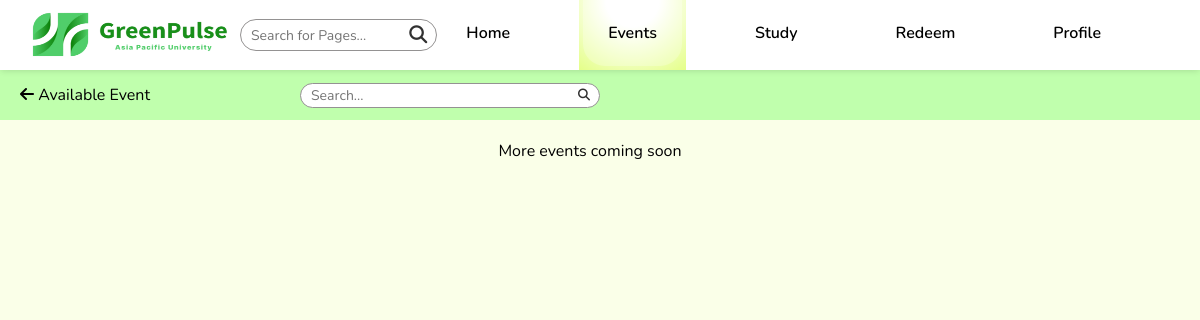
The page /pages/volunteer/availableEvent.php (signed in) on the database as committed earlier.
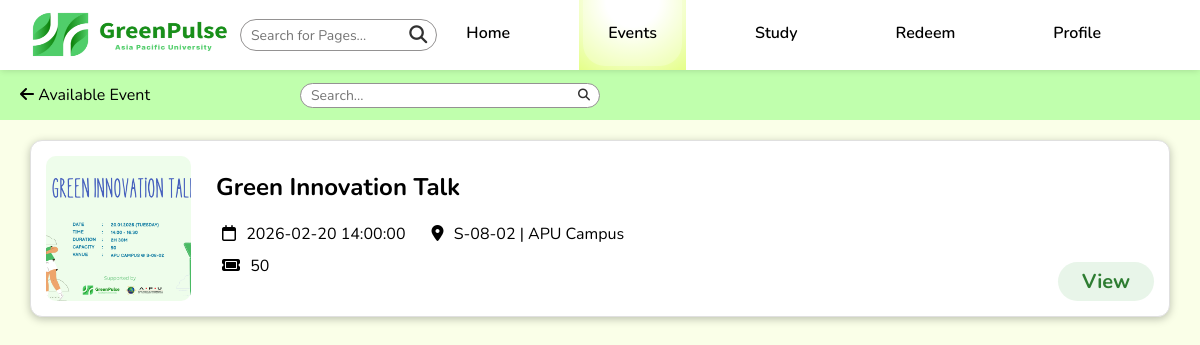
The same page on the database as committed later.
### tables this page shows
CREATE TABLE `events` (
  `event_id` varchar(8) NOT NULL,
  `user_id` varchar(8) NOT NULL,
  `event_title` varchar(100) NOT NULL,
  `event_poster` varchar(255) NOT NULL,
  `event_description` varchar(255) NOT NULL,
  `event_datetime` datetime NOT NULL,
  `duration` varchar(50) NOT NULL,
  `location` varchar(255) NOT NULL,
  `capacity` int(11) NOT NULL,
  `points_given` int(11) NOT NULL,
  `posted_date` date NOT NULL,
  `event_status` varchar(50) NOT NULL DEFAULT 'Active'
);

### pages/volunteer/eventBackend.php (the view, shortened to what this page needs)
<?php
    function addEventCard($events) {
        if(mysqli_num_rows($events) > 0){
            while($oneEvent = mysqli_fetch_assoc($events)){
                echo'     <div class="eventBox">
                        <div class="event-left">
                            <img src="../../'.$oneEvent["event_poster"].'" alt="Event Picture" class="eventPic">
                        </div>
                        <div class="eventDetail">
                            <h4 class="eventTitle">'.$oneEvent["event_title"].'</h4>
                            <div class="eventRow">
                                <span class="oneEventDetail">
                                <i class="fa-regular fa-calendar"></i>
                                <span class="dateTime">'.$oneEvent["event_datetime"].'</span>
                                </span>
                                <span class="oneEventDetail">
                                <i class="fa-solid fa-location-dot"></i>
                                <span class="location">'.$oneEvent["location"].'</span>
                                </span>
                            </div>
                            <div>
                                <span class="oneEventDetail">
                                <i class="fa-solid fa-ticket"></i>
                                <span id="slotAvailability">'.$oneEvent["capacity"].'</span>
                                </span>
                            </div>
                        </div>
                        <form method="post" action="oneEvent.php">
                        <button class="viewEvent" name="oneEvent" type="submit" value="'.$oneEvent["event_id"].'">View</button>
                        </form>
                    </div>
                ';
            }
        }else{
            echo '<p class="noEvents">More events coming soon</p>';
        }
    }
?>

### pages/volunteer/availableEvent.php (shortened to what this page needs)
<?php
    include("eventBackend.php");
    include("../../conn.php");
?>
<!DOCTYPE html>
<html lang="en">
<head>
    <link rel="stylesheet" href="../../styles/volunteer.css">
    <link rel="stylesheet" href="https://cdnjs.cloudflare.com/ajax/libs/font-awesome/6.4.2/css/all.min.css">
</head>
<body>
    <?php include("header.php") ?>
    <div class="eventHead" id="availableEventHead">
    <div>
        <div><a href="event.php" class="backEvent"><i class="fa-solid fa-arrow-left"></i></a> Available Event</div>
    </div>
    <div class="searchBar" id="availableSearchBar">
            <input autocomplete="off" id="searchEvent" class="searchArea" type="text" name="search" placeholder="Search...">
            <button class="searchButton" id="searchEventBtn" type="submit"><i class="fa-solid fa-magnifying-glass"></i></button>
    </div>
    </div>
    <div class="event">
        <div id="availableEventBox" class="eventCardContainer">
            <?php
                $sql_eventAvailable = "SELECT * FROM events
                                WHERE event_datetime >= CURRENT_DATE ;";
                $event = mysqli_query($conn,$sql_eventAvailable);
                addEventCard($event);
            ?>
        </div>
    </div>
</body>
</html>

### pages/volunteer/header.php (shortened to what this page needs)
<div id="header">
    <div class="logo">
        <a id="logoLink" href="index.php">
            <img src="../../src/elements/logo_horizontal.png" alt="Green Pulse Logo" id="logoImg">
        </a>
    </div>
    <div class="searchBar" id="headerSearchBar">
        <form id="headerSearch">
            <input autocomplete="off" class="searchArea" id="headerSearchArea" type="text" name="search" placeholder="Search for Pages...">
            <button class="searchButton" id="headerSearchButton" type="submit"><i class="fa-solid fa-magnifying-glass"></i></button>
        </form>
    </div>
    <div class="navBar">
        <a class="navLink" id="indexNav" href="index.php"><span>Home</span></a>
        <a class="navLink" id="eventNav" href="event.php"><span>Events</span></a>
        <a class="navLink" id="studyNav" href="study.php"><span>Study</span></a>
        <a class="navLink" id="redeemNav" href="redeem.php"><span>Redeem</span></a>
        <a class="navLink" id="profileNav" href="profile.php"><span>Profile</span></a>
    </div>
</div>
<div id="pushDown">
</div>

### styles/volunteer.css (style rules this page uses)
* { margin: 0px; padding: 0px; box-sizing: border-box; font-family:'Nunito', 'Roboto', sans-serif; }
body, html { max-width: 100%; }
body { background-color: #faffe8; }
#header { position: fixed; display: flex; width: 100%; background-color: white; justify-content: space-between; align-items: center; padding: 0px 30px; height: 70px; box-shadow: 0px 2px 6px -1px #00000020; animation-name: headerBounce; animation-duration: 2s; animation-fill-mode: forwards; z-index: 3; }
#logoLink { font-size: 24px; font-weight: bold; display: flex; align-items: center; color: #000000; text-decoration: none; font-family: 'Balsamiq Sans', sans-serif; }
#logoImg { position: static; font-size: 10px; height: 50px; width: 200px; margin-right: 10px; }
.searchBar { position: relative; border: none; align-items: center; width: 300px; }
#headerSearchArea { padding: 15px 40px 15px 10px; }
.searchArea { position: relative; display: flex; width: 100%; font-size: 14px; height: 25px; border: 1px solid rgb(148, 146, 146); border-radius: 24px; padding-left: 10px; padding-right: 40px; }
#headerSearchButton { font-size: 18px; top: 3.5px; }
.searchButton { font-size: 12px; height: 25px; right: 10px; color: rgb(49, 49, 49); position: absolute; background: none; top: 0%; border: none; border-radius: 4px; }
.navBar { display: flex; gap: 40px; margin-right: 40px; height: 100%; margin-bottom: 0; padding-bottom: 0; }
.navLink { text-decoration: none; font-weight: 600; display: flex; border: none; padding: 0px 4px 4px 4px; }
.navBar .navLink span { padding: 10px 25px; color: #000; width: 100%; display: flex; align-items: center; justify-content: center; }
#pushDown { padding-top: 70px; width: 100%; height: 30px; display: flex; }
.event { padding: 20px 30px 10px 10px; width: 100%; color: rgb(0, 0, 0); }
.eventBox { display: flex; background-color: #ffffff; box-shadow: 0 2px 8px rgba(0,0,0,0.25) ; padding: 15px; gap: 15px; margin-left: 20px; margin-bottom: 20px; position: relative; border: 1px solid #e0e0e0; border-radius: 12px; }
.event-left { border-radius: 10px; height: 145px; width: 145px; flex-shrink: 0; overflow: hidden; }
.eventPic { height: 100%; width: 100%; object-fit: cover; }
.eventDetail { display: flex; flex-grow: 1; flex-direction: column; margin-left: 10px; justify-content: center; padding-bottom: 10px; }
.eventTitle { font-size: 24px; margin-bottom: 20px; }
.eventRow { display: flex; flex-wrap: wrap; gap: 20px; margin-bottom: 10px; font-size: 20px; align-items: center; }
.eventDetail span { margin-left: 6px; font-size: 16px; }
.viewEvent { position: absolute; bottom: 15px; right: 15px; background-color: #E8F5E9; color: #2E7D32; padding: 6px 24px; border: none; border-radius: 100px; font-size: 20px; font-weight: 700; }
.eventHead { display: flex; background-color: rgb(192, 255, 173); justify-content: space-between; align-items: center; padding: 0px 120px 0px 20px; height: 50px; }
.backEvent { color: #000; text-decoration: none; }
#availableEventHead { padding-right: 600px; }
.noEvents { text-align: center; }

### pages/volunteer/availableEvent.php (style rules this page uses)
.navBar #eventNav { background: radial-gradient(circle at top, transparent 30%, #c6ff00 180%); }
.navBar #eventNav span { color: #000000; background-color: #ffffff3c; border-radius: 0 0 22px 22px; }

Rows that differ between the two databases and show on the page:
now on this page (row edited): events: event_poster (picture), event_title "Green Innovation Talk", event_datetime "2026-02-20 14:00:00", location "S-08-02 | APU Campus", capacity "50"
Other text that changed with them:
text no longer shown: "More events coming soon"
